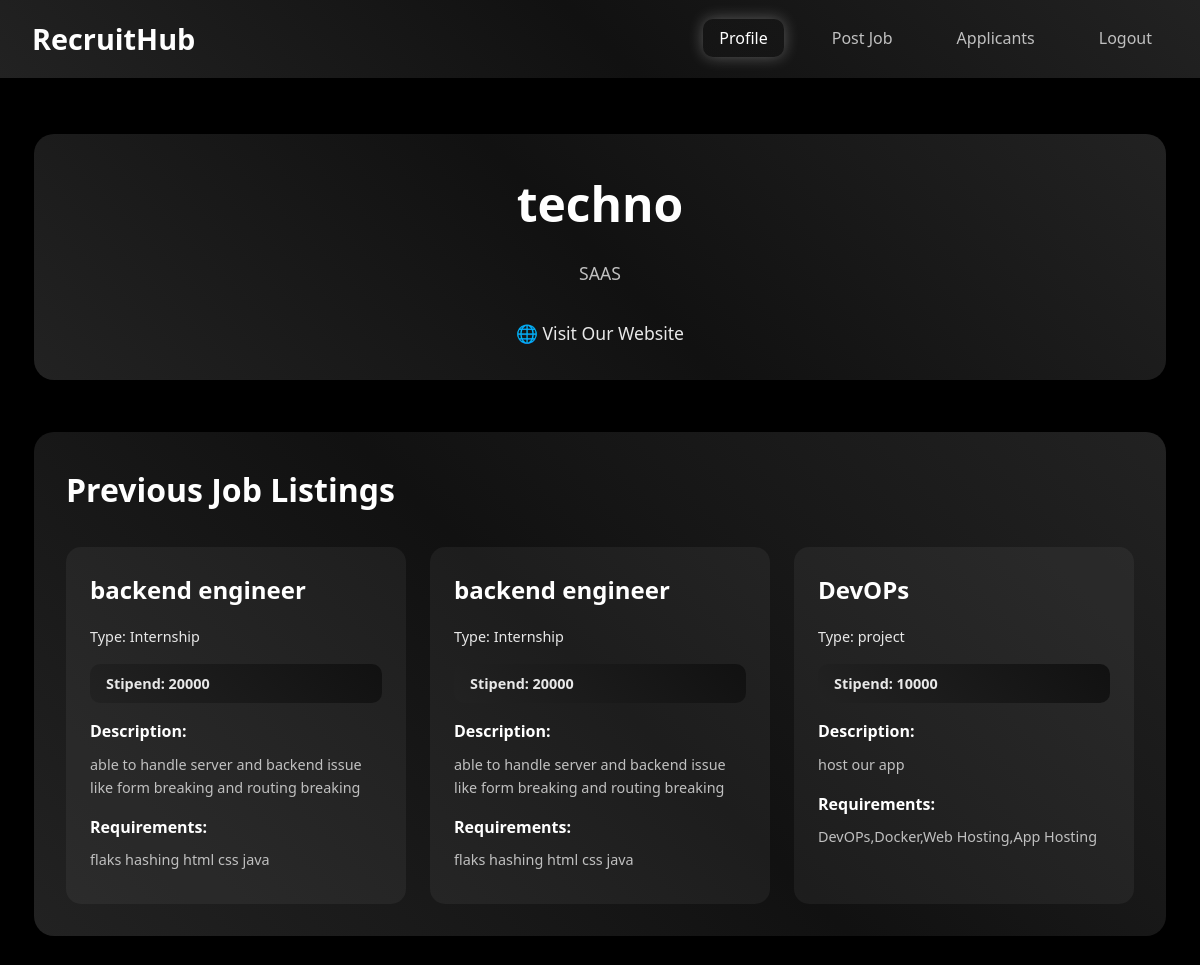
Screenshot of /STARTUP (signed in) with the database file from the repository.
### Models.py (models this page shows)
class CompanyProfile(db.Model):
    __tablename__ = "company_profile"
    id = db.Column(db.Integer, primary_key=True)
    company_name = db.Column(db.String(200), nullable=False)
    comp_password = db.Column(db.String(256), nullable=False)
    description = db.Column(db.String(200))  # 200 characters
    website = db.Column(db.String(200))
    job_listings = db.relationship("JobListing", backref="company", lazy=True)

class JobListing(db.Model):
    __tablename__ = "job_listing"
    id = db.Column(db.Integer, primary_key=True)
    company_id = db.Column(db.Integer, db.ForeignKey("company_profile.id"), nullable=False)
    title = db.Column(db.String(200), nullable=False)
    description = db.Column(db.Text, nullable=False)
    job_type = db.Column(db.String(50))  # Internship / Project
    stipend = db.Column(db.String(100))
    requirements = db.Column(db.String(300))
    company_name = db.Column(db.String(200))

### app.py (the view, shortened to what this page needs)
@app.route('/STARTUP', methods=["POST", "GET"])
def index():
    company_id = session.get('company_id')
    if not company_id:
        return redirect(url_for('login_company'))
    company = CompanyProfile.query.get(company_id)
    if not company:
        session.clear()
        return redirect(url_for('login_company'))
    if request.method == "GET":
        job_listings = JobListing.query.filter_by(company_id=company.id).all()
        job_ids = [job.id for job in job_listings]
        applications = StudentListing.query.join(StudentProfile).filter(
            StudentListing.requirements.in_([job.title for job in job_listings])
        ).all()
        student_ids = {app.student_id for app in applications}
        students = StudentProfile.query.filter(StudentProfile.id.in_(student_ids)).all()
        return render_template('index_startup.html', company=company, jobs=job_listings, students=students)

### templates/index_startup.html (shortened to what this page needs)
<!DOCTYPE html>
<html lang="en">
<head>
    <link rel="stylesheet" href="{{ url_for('static', filename='styles_startup.css') }}">
</head>
<body>
<nav class="navbar">
    <div class="nav-container">
        <div class="logo">RecruitHub</div>
        <ul class="nav-links">
            <li><a href="#" class="nav-link active" data-page="profile">Profile</a></li>
            <li><a href="#" class="nav-link" data-page="jobs">Post Job</a></li>
            <li><a href="#" class="nav-link" data-page="applicants">Applicants</a></li>
            <li><a href="{{ url_for('logout') }}" class="nav-link logout">Logout</a></li>
        </ul>
    </div>
</nav>
<div class="main-container">
    <div id="profile-page" class="page">
        <div class="company-header card">
            <div class="card-inner">
                <h1>{{ company.company_name }}</h1>
                <p class="company-description">{{ company.description }}</p>
                <a href="{{ company.website }}" target="_blank" class="website-link">
                    🌐 Visit Our Website
                </a>
            </div>
        </div>
        <div class="card">
            <div class="card-inner">
                <h2>Previous Job Listings</h2>
                <div class="job-grid" id="previous-jobs">
                    {% if jobs %}
                        {% for job in jobs %}
                        <div class="job-card">
                            <h3>{{ job.title }}</h3>
                            <p class="job-type">Type: {{ job.job_type }}</p>
                            <p class="stipend">Stipend: {{ job.stipend }}</p>
                            <div class="job-description">
                                <h4>Description:</h4>
                                <p>{{ job.description }}</p>
                            </div>
                            <div class="job-requirements">
                                <h4>Requirements:</h4>
                                <p>{{ job.requirements }}</p>
                            </div>
                        </div>
                        {% endfor %}
                    {% else %}
                        <div class="no-jobs-message">
                            <h3>No Jobs Posted Yet</h3>
                            <p>Click on "Post Job" to create your first job listing.</p>
                        </div>
                    {% endif %}
                </div>
            </div>
        </div>
    </div>
</div>
</body>
</html>

### static/styles_startup.css (style rules this page uses)
:root { --bg-black: #000000; --silver-light: #e8e8e8; --silver-dark: #a0a0a0; --gradient-border: linear-gradient(45deg, #222222, #111111, #222222); --gradient-hover: linear-gradient(45deg, #222222, #1a1a1a, #222222); --text-primary: #ffffff; --text-secondary: #c0c0c0; --border-radius: 20px; --glow-color: rgba(255, 255, 255, 0.3); }
* { margin: 0; padding: 0; box-sizing: border-box; }
body { background: var(--bg-black); color: var(--text-primary); font-family: 'Segoe UI', Tahoma, Geneva, Verdana, sans-serif; line-height: 1.6; min-height: 100vh; }
.navbar { position: fixed; top: 0; width: 100%; background: rgba(0, 0, 0, 0.95); backdrop-filter: blur(10px); z-index: 1000; padding: 1rem 2rem; border-bottom: 2px solid transparent; background-image: var(--gradient-border); background-clip: padding-box; }
.nav-container { display: flex; justify-content: space-between; align-items: center; max-width: 1200px; margin: 0 auto; }
.logo { font-size: 1.8rem; font-weight: bold; color: #fff; background: none; -webkit-background-clip: initial; -webkit-text-fill-color: initial; background-clip: initial; }
.nav-links { display: flex; gap: 2rem; list-style: none; }
.nav-links a { color: var(--text-secondary); text-decoration: none; padding: 0.5rem 1rem; border-radius: 10px; transition: all 0.3s ease; position: relative; }
.nav-links a:hover, .nav-links a.active { color: var(--text-primary); background: linear-gradient(45deg, rgba(34,34,34,0.1), rgba(17,17,17,0.1)); box-shadow: 0 0 15px var(--glow-color); }
.main-container { margin-top: 100px; padding: 2rem; max-width: 1200px; margin-left: auto; margin-right: auto; }
.card { background: var(--bg-black); border: 2px solid transparent; background-image: var(--gradient-border); background-origin: border-box; background-clip: content-box, border-box; border-radius: var(--border-radius); padding: 2rem; margin-bottom: 2rem; transition: all 0.3s ease; position: relative; }
.card::before { content: ''; position: absolute; inset: 0; padding: 2px; background: var(--gradient-border); border-radius: var(--border-radius); mask-composite: exclude; -webkit-mask-composite: xor; }
.card-inner { position: relative; z-index: 1; }
h1 { font-size: 3rem; font-weight: bold; margin-bottom: 1rem; background: linear-gradient(45deg, #222222, #111111); -webkit-background-clip: text; -webkit-text-fill-color: transparent; background-clip: text; }
h2 { font-size: 2rem; margin-bottom: 1rem; color: var(--text-primary); }
h3 { font-size: 1.5rem; margin-bottom: 0.5rem; color: var(--silver-light); }
p { color: var(--text-secondary); margin-bottom: 1rem; }
.job-grid { display: grid; grid-template-columns: repeat(auto-fit, minmax(300px, 1fr)); gap: 1.5rem; margin-top: 2rem; }
.job-card { background: rgba(255, 255, 255, 0.05); border-radius: 15px; padding: 1.5rem; transition: all 0.3s ease; }
.job-card h3 { color: var(--text-primary); margin-bottom: 0.5rem; }
.job-card .job-type, .job-card .stipend { color: var(--silver-light); font-size: 0.9rem; margin-bottom: 1rem; }
.job-card .job-description, .job-card .job-requirements { margin-top: 1rem; }
.job-card h4 { color: var(--text-primary); margin-bottom: 0.5rem; font-size: 1rem; }
.job-card p { color: var(--text-secondary); font-size: 0.9rem; margin-bottom: 0.5rem; }
.company-header { text-align: center; margin-bottom: 3rem; }
.company-description { font-size: 1.1rem; max-width: 600px; margin: 0 auto 2rem; }
.website-link { color: var(--silver-light); text-decoration: none; font-size: 1.1rem; transition: all 0.3s ease; }
.job-card h3 { color: var(--text-primary); margin-bottom: 1rem; }
.stipend { background: linear-gradient(45deg, #222222, #111111); padding: 0.5rem 1rem; border-radius: 10px; font-weight: bold; color: var(--silver-light); }
.company-header .card-inner h1 { color: #fff; background: none; -webkit-background-clip: initial; -webkit-text-fill-color: initial; background-clip: initial; }

### rows the page displays
CompanyProfile: company_name "techno", description "SAAS"
JobListing: title "backend engineer", job_type "Internship", stipend "20000", description "able to handle server and backend issue like form breaking and routing breaking", requirements "flaks hashing html css java"
JobListing: title "backend engineer", job_type "Internship", stipend "20000", description "able to handle server and backend issue like form breaking and routing breaking", requirements "flaks hashing html css java"
JobListing: title "DevOPs", job_type "project", stipend "10000", description "host our app", requirements "DevOPs,Docker,Web Hosting,App Hosting"
